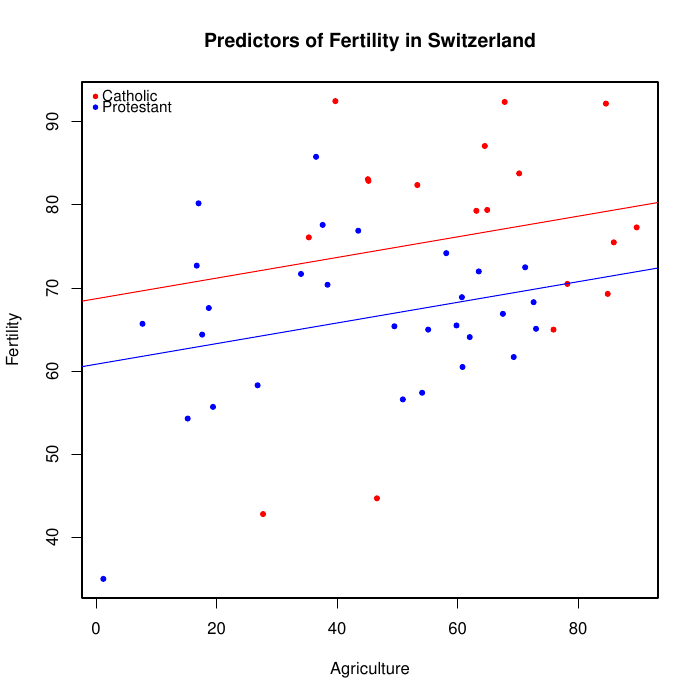

Write R code to recreate this figure.
############################
### Multiple Regression ###
### Example using KLC   ###
############################

# clean workspace
rm(list=ls())

# We will use some built-in data today. 
#install.packages("datasets")
library(datasets)

# This is data on swiss fertality rates in the late 1800s.  
data(swiss)

# We want to see whether certain conditions in Swiss provinces 
# influenced fertility rates:
#  a.) percentage of men employed in Agriculture
#  b.) majority Cathlolic vs. Protestant

################# Goals ######################
# 1. Run a OLS regression on the swiss dataset
# 2. Visualize the effects of multiple variables 
#    simultaneously
###############################################

##################
# 1. Multiple Linear Regression (with two variables)
##################

# Recode the Catholic percentage variable to indicate 
# majority Catholic provinces
swiss$Catholic <- ifelse(swiss$Catholic > 50, 1, 0)

# Note that we will later assume that provinces that are not
# majority Catholic are majority Protestant

# Look at the data by clicking on the dataset name in your 
# Workspace/Environment or by using the following command:
swiss

# We want to understand why some provinces had lower fertility 
# rates. We have several variables that can explain this: 
colnames(swiss)

# A simple linear regression looks at the effect of Agriculture
# on fertility
mod1 <- lm(Fertility~Agriculture, data=swiss)
summary(mod1)

# Multiple Regression is an extension of linear
# regression. Instead of y = a + b*x we now have 
# y = a + b1*x + b2*x. We refer to the things we 
# estimate (a, b1, and b2) as coefficients. We can 
# interpret these coefficients exactly like we did 
# before.  Multiple regression allows us to test 
# multiple statistical relationships at once. 

# Lets continue with the swiss example.  How can we test 
# if Agriculture and Catholicism matter simultaneously? 
mod2 <- lm( Fertility ~ Agriculture + Catholic, swiss)
summary(mod2)

##################
# 2. Plotting the Data
##################

# Now Let's Plot this data:

# create a pdf file
pdf("swiss.pdf")

# plot the data
plot(x = swiss$Agriculture, y = swiss$Fertility, pch = 20, 
     col = ifelse(swiss$Catholic == 1, "red", "blue"), 
     xlab = "Agriculture", ylab = "Fertility", 
     main = "Predictors of Fertility in Switzerland")
legend("topleft", legend = c("Catholic", "Protestant"),
       pch = 20, col = c("red", "blue"), cex=.9, 
       x.intersp=.5, y.intersp=.6, bty="n")
abline( a = 60.8322, b = 0.1242, col="blue")
abline( a = 60.8322+7.8843, b = 0.1242, col="red")

dev.off()

